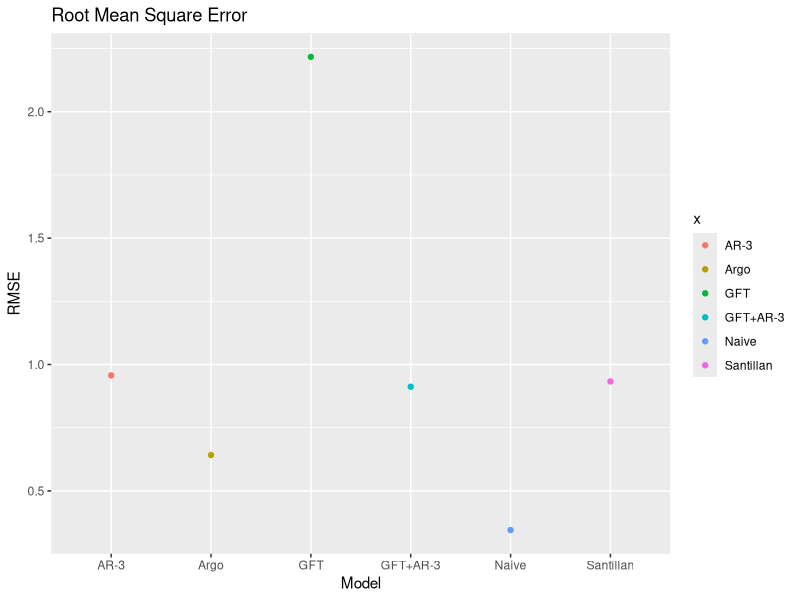
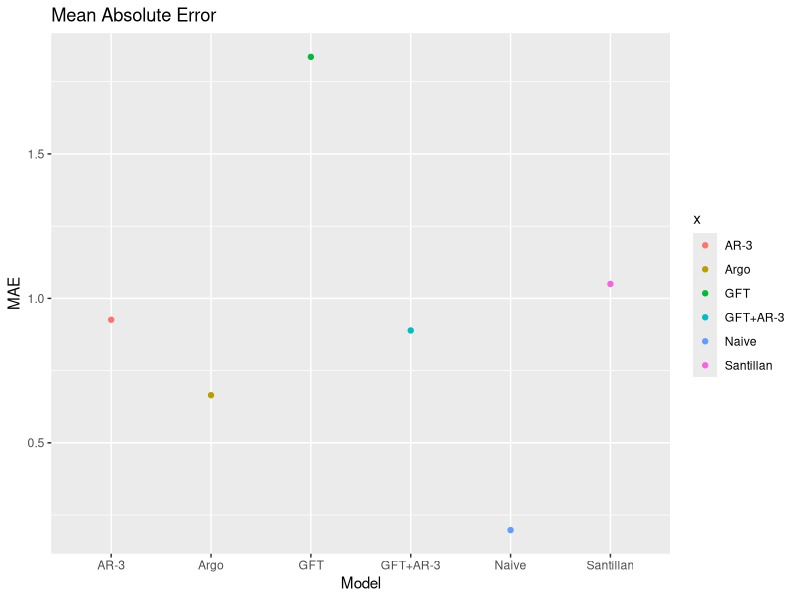
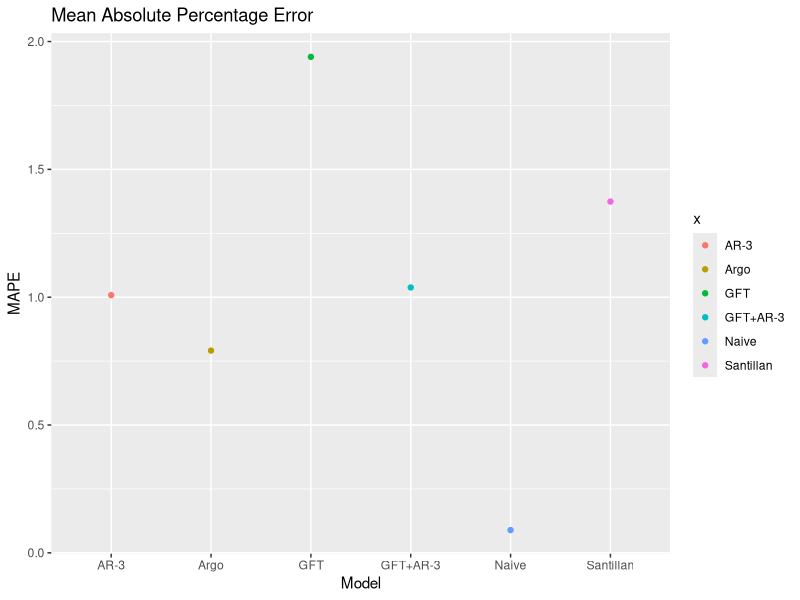
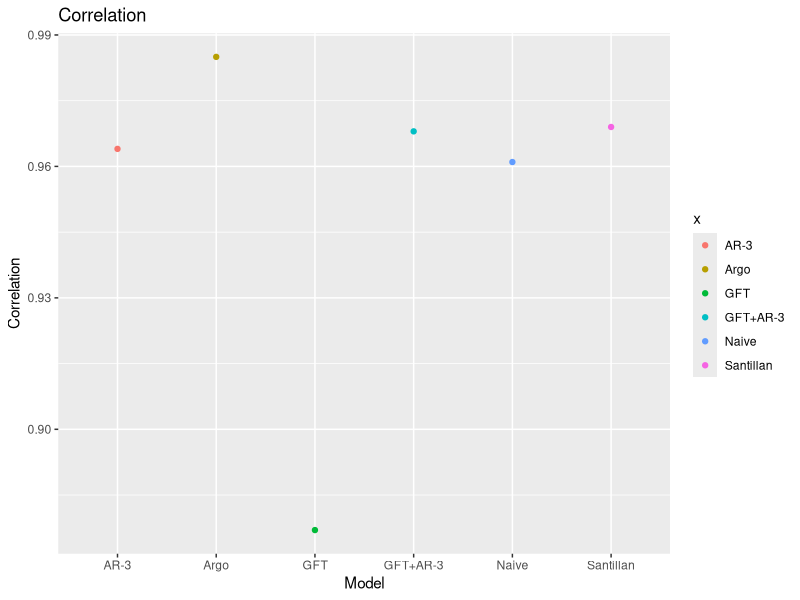
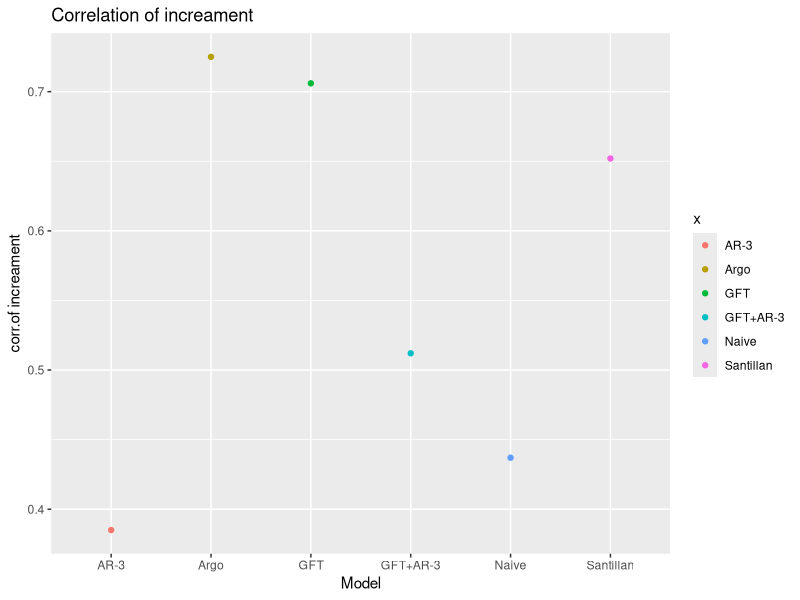

These charts were generated, in order, by the following R code:
# Graphical persentation of accuracy table

#################
# RMSE value
library(ggplot2)
x <- c("Argo","GFT","Santillan","GFT+AR-3","AR-3","Naive")
y <- c(0.642,2.217,0.933,0.912,0.957,0.345)
myd <- data.frame(x,y)
png("rmse.png")
qplot(x, y, colour = x,xlab="Model",ylab="RMSE",main="Root Mean Square Error",data=myd)
dev.off()
z <- c(0.665,1.836,1.050,0.889,0.926,0.198)
png("mae.png")
qplot(x, z, colour = x,xlab="Model",ylab="MAE",main="Mean Absolute Error",data=myd)
dev.off()
m <- c(0.791,1.940,1.374,1.038,1.008,0.089)
png("mape.png")
qplot(x, m, colour = x,xlab="Model",ylab="MAPE",main="Mean Absolute Percentage Error",data=myd)
dev.off()
png("cor.png")
co <- c(0.985,0.877,0.969,0.968,0.964,0.961)
qplot(x, co, colour = x,xlab="Model",ylab="Correlation",main="Correlation",data=myd)
dev.off()
co1 <- c(0.725,0.706,0.652,0.512,0.385,0.437)
png("coI.png")
qplot(x, co1, colour = x,xlab="Model",ylab="corr.of increament",main="Correlation of increament",data=myd)
dev.off()





